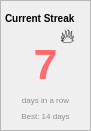
   <widget class="QFrame" name="streak">
    <property name="geometry">
     <rect>
      <x>680</x>
      <y>20</y>
      <width>91</width>
      <height>131</height>
     </rect>
    </property>
    <property name="styleSheet">
     <string notr="true">QFrame#streak { background:white; border-radius:16px; }</string>
    </property>
    <property name="frameShape">
     <enum>QFrame::StyledPanel</enum>
    </property>
    <property name="frameShadow">
     <enum>QFrame::Raised</enum>
    </property>
    <widget class="QLabel" name="label_11">
     <property name="geometry">
      <rect>
       <x>5</x>
       <y>10</y>
       <width>81</width>
       <height>16</height>
      </rect>
     </property>
     <property name="font">
      <font>
       <pointsize>-1</pointsize>
       <weight>87</weight>
       <bold>true</bold>
      </font>
     </property>
     <property name="styleSheet">
      <string notr="true">QLabel { background:transparent; color:black; font-size:10px; font-weight:700; border:none; }</string>
     </property>
     <property name="text">
      <string>Current Streak</string>
     </property>
    </widget>
    <widget class="QLabel" name="label_13">
     <property name="geometry">
      <rect>
       <x>60</x>
       <y>10</y>
       <width>31</width>
       <height>51</height>
      </rect>
     </property>
     <property name="styleSheet">
      <string notr="true">QLabel { background:transparent; font-size:20px; }</string>
     </property>
     <property name="text">
      <string>🔥</string>
     </property>
    </widget>
    <widget class="QWidget" name="layoutWidget">
     <property name="geometry">
      <rect>
       <x>10</x>
       <y>40</y>
       <width>71</width>
       <height>81</height>
      </rect>
     </property>
     <layout class="QVBoxLayout" name="verticalLayout">
      <item>
       <widget class="QLabel" name="streak_day">
        <property name="font">
         <font>
          <pointsize>32</pointsize>
          <weight>75</weight>
          <bold>true</bold>
         </font>
        </property>
        <property name="styleSheet">
         <string notr="true">QLabel { color:#ff6b6b; background:transparent; }</string>
        </property>
        <property name="text">
         <string>7</string>
        </property>
        <property name="alignment">
         <set>Qt::AlignCenter</set>
        </property>
       </widget>
      </item>
      <item>
       <widget class="QLabel" name="label_16">
        <property name="font">
         <font>
          <pointsize>-1</pointsize>
         </font>
        </property>
        <property name="styleSheet">
         <string notr="true">QLabel { color:#8d8d8d; font-size:8px; background:transparent; }</string>
        </property>
        <property name="text">
         <string>days in a row</string>
        </property>
        <property name="alignment">
         <set>Qt::AlignCenter</set>
        </property>
       </widget>
      </item>
      <item>
       <widget class="QLabel" name="label_15">
        <property name="font">
         <font>
          <pointsize>-1</pointsize>
         </font>
        </property>
        <property name="styleSheet">
         <string notr="true">QLabel { color:#8d8d8d; font-size:8px; background:transparent; }</string>
        </property>
        <property name="text">
         <string>Best: 14 days</string>
        </property>
        <property name="alignment">
         <set>Qt::AlignCenter</set>
        </property>
       </widget>
      </item>
     </layout>
    </widget>
    <zorder>label_11</zorder>
    <zorder>layoutWidget</zorder>
    <zorder>label_13</zorder>
   </widget>
